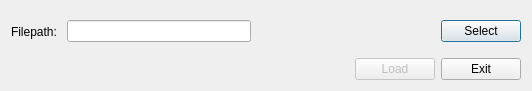
<?xml version="1.0" encoding="UTF-8"?>
<ui version="4.0">
 <class>FileLoadDialog</class>
 <widget class="QDialog" name="FileLoadDialog">
  <property name="geometry">
   <rect>
    <x>0</x>
    <y>0</y>
    <width>532</width>
    <height>91</height>
   </rect>
  </property>
  <property name="windowTitle">
   <string>Dialog</string>
  </property>
  <layout class="QHBoxLayout" name="horizontalLayout">
   <item>
    <layout class="QVBoxLayout" name="verticalLayout">
     <item>
      <layout class="QHBoxLayout" name="horizontalLayout_2">
       <item>
        <spacer name="verticalSpacer">
         <property name="orientation">
          <enum>Qt::Vertical</enum>
         </property>
         <property name="sizeHint" stdset="0">
          <size>
           <width>0</width>
           <height>40</height>
          </size>
         </property>
        </spacer>
       </item>
       <item>
        <widget class="QLabel" name="label">
         <property name="text">
          <string>Filepath: </string>
         </property>
        </widget>
       </item>
       <item>
        <widget class="QLineEdit" name="filepath"/>
       </item>
       <item>
        <spacer name="horizontalSpacer_2">
         <property name="orientation">
          <enum>Qt::Horizontal</enum>
         </property>
         <property name="sizeHint" stdset="0">
          <size>
           <width>40</width>
           <height>20</height>
          </size>
         </property>
        </spacer>
       </item>
       <item>
        <widget class="QPushButton" name="select_file">
         <property name="text">
          <string>Select</string>
         </property>
        </widget>
       </item>
      </layout>
     </item>
     <item>
      <layout class="QHBoxLayout" name="horizontalLayout_3">
       <item>
        <spacer name="horizontalSpacer">
         <property name="orientation">
          <enum>Qt::Horizontal</enum>
         </property>
         <property name="sizeHint" stdset="0">
          <size>
           <width>40</width>
           <height>20</height>
          </size>
         </property>
        </spacer>
       </item>
       <item>
        <widget class="QPushButton" name="load">
         <property name="enabled">
          <bool>false</bool>
         </property>
         <property name="text">
          <string>Load</string>
         </property>
        </widget>
       </item>
       <item>
        <widget class="QPushButton" name="exit">
         <property name="text">
          <string>Exit</string>
         </property>
        </widget>
       </item>
      </layout>
     </item>
    </layout>
   </item>
  </layout>
 </widget>
 <resources/>
 <connections/>
</ui>
